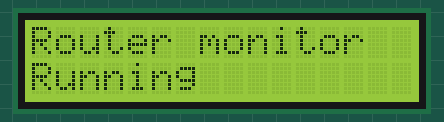
Simulated run of this sketch. Board: Arduino Uno, built for the host (arithmetic inside an expression is 32-bit, double 64-bit). Parts: 16×2 character LCD. WiFi joins after 1.5 s; servers stay silent unless stated.

Above: at 0.3 s.

The sketch:

router_monitor.ino
```cpp
// (licence header left out)
#include <Wire.h>
#include <SPI.h>
#include <Ethernet2.h>
#include <LiquidCrystal.h>
                                    // Ethernet connection variables setting
char server[] = "75.45.120.125";    // IP Address (or name) of server to dump data to - for name use char, for IP Address byte, as you can see it below
byte mac[] = {
  0x00, 0xAA, 0xBB, 0xCC, 0xDE, 0x04 };    // Enter a MAC address and IP address for your controller below.
IPAddress ip(18, 26, 178, 264);    // The IP address will be dependent on your local network.
IPAddress myDns(18, 78, 210, 264);
IPAddress gateway(18, 26, 124, 264);    // Gateway and subnet are optional
IPAddress subnet(255, 255, 255, 0);
EthernetClient client;
int ID = 4;

LiquidCrystal lcd(8, 9, 5, 7, 3, 2);
// initialize the library with the numbers of the interface pins


void setup() {
  Ethernet.begin(mac, ip);    //Setup of ethernet shield
  delay(15);                           // Wait at least 11 ms before first cmd
  lcd.begin(16, 2);
  // set up the LCD's number of columns and rows:
  // Print a message to the LCD.
  lcd.print("Router monitor");
}

void loop() {
  // set the cursor to column 0, line 1
  // (note: line 1 is the second row, since counting begins with 0):
  lcd.setCursor(0, 1);
  if (client.connect(server, 80)) {    // Arduino get a connection to the server
    client.print( "GET http://75.45.120.125/add_data.php?");
    client.print("temperature=");
    client.print(27.5);
    client.print("&&");
    client.print("therperature=");
    client.print(0);
    client.print("&&");
    client.print("humidity=");
    client.print(0);
    client.print("&&");
    client.print("ID=");
    client.println(ID);
    client.println( "HTTP/1.1");
    client.print( "Host: " );
    client.println(server);
    client.println( "Connection: close" );
    client.println();
    lcd.print("Running");    // Data sucessfully saved
    client.stop();
    delay(60000);
  }
  else {
    lcd.print("UNO disconnected");    // Arduino didn't get a connection to the server
  }
}
```
